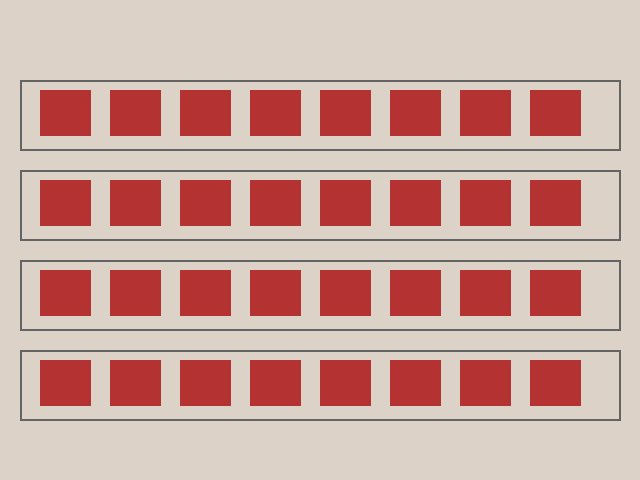
#> input picture examples/sample_shelf.jpg, 640 x 480 px
$ python -i vision_quality.py   (imports and definitions only)   (older library calls are emulated)
#> lines starting #> are read from the running program, lines starting #| are printed output that depends on the picture
"""OpenCV-based shelf image quality heuristics."""

from __future__ import annotations

from pathlib import Path
from typing import Any

import cv2
import numpy as np

from integrations.base import unwrap_retry_error


class VisionQualityChecker:
    # [41 lines left out: function assess, not called in this run]

    async def health_check(self) -> dict[str, str]:
        try:
            _ = cv2.__version__
            return {"vision_quality": "ok"}
        except Exception as exc:
            return {"vision_quality": "error", "reason": unwrap_retry_error(exc)}

>>> result = VisionQualityChecker().assess('../examples/sample_shelf.jpg')
#> in assess, image is the input picture: shape (480, 640, 3); mean B, G, R 159.6, 167.2, 206.2
#> in assess, `gray = cv2.cvtColor(image, cv2.COLOR_BGR2GRAY)`:
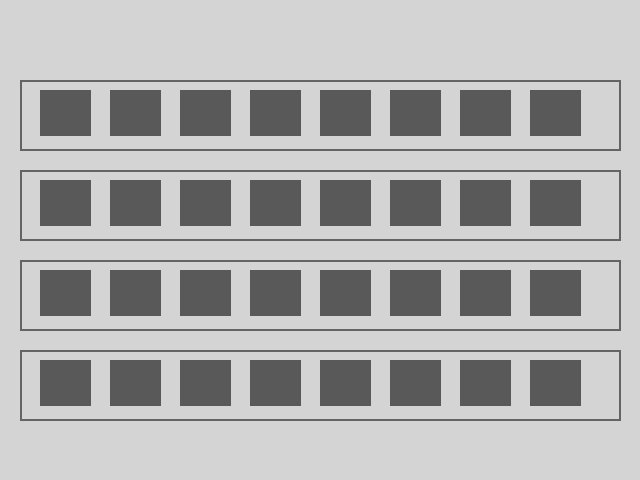
#> gray: shape (480, 640); min 77, max 233, mean 178.1
#> in assess, `brightness = float(np.mean(gray))`: brightness = 178.1
#> in assess, `lap_var = float(cv2.Laplacian(gray, cv2.CV_64F).var())`: lap_var = 1507.3
#> in assess, `edge_density = float(np.mean(cv2.Canny(gray, 50, 150) > 0))`: edge_density = 0.0498
#> in assess, `score = min(1.0, max(0.0, (lap_var / 300.0) * 0.5 + (brightness / 255...`: score = 1
#> in assess, `usable = score >= 0.35 and "unreadable_image" not in issues and lap_va..`: usable = True
#> result = 5 items
